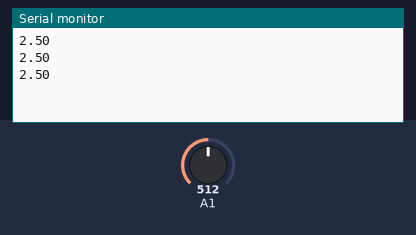
Recording of a sketch running on a simulated Arduino Uno, built with avr-gcc and run on an emulated ATmega328P. Parts: the last lines printed to the serial monitor. Inputs (shaded band) come from the test bench; at power-on: A1 = 512.

Above: at 1.3 s.
1.4 s: A1 set to 716
At 1.9 s:
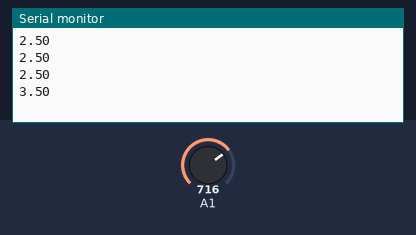
2.9 s: A1 set to 900
At 3.4 s:
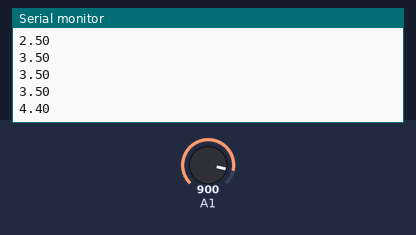
Timing chart, 0 to 5.9 s (numbered marks = the images above; inputs shaded):
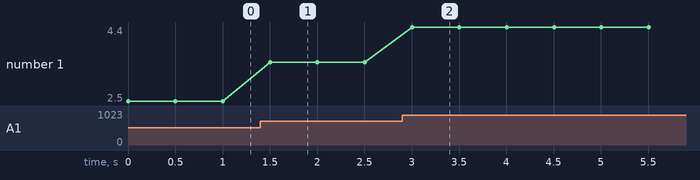

The sketch:

Clase2.ino
```cpp
double pote;
double volt;
void setup() {
  Serial.begin(9600);
}

void loop() {
  pote=analogRead(A1);
  volt=(5*pote)/1023;
  Serial.println(volt);
  delay(500);

}
```

Measured:
- after the input at 1.4 s, the serial monitor: prints a new line after 0.10 s (image 1)
- after the input at 2.9 s, the serial monitor: prints a new line after 0.10 s (image 2)
- plotted number 1: 2.5 → 3.5 after the input at 1.4 s, 3.5 → 4.4 after the input at 2.9 s
